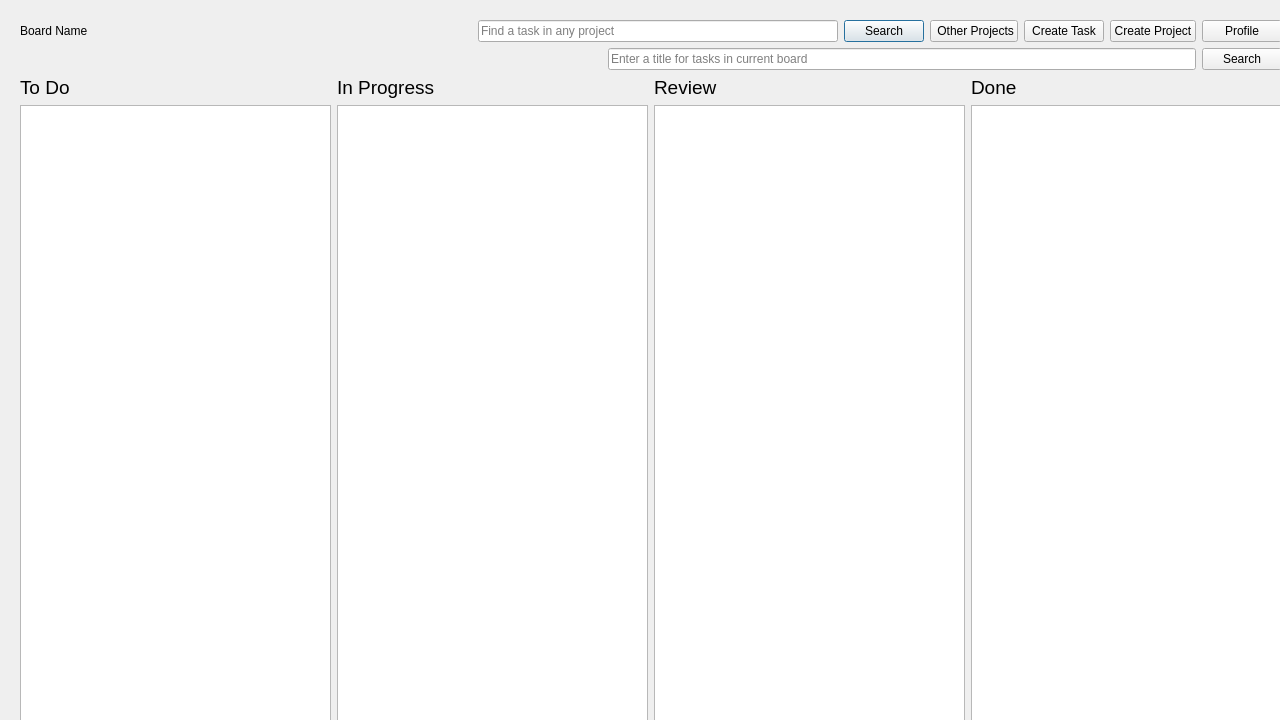
<?xml version="1.0" encoding="UTF-8"?>
<ui version="4.0">
 <class>MainDashboard</class>
 <widget class="QDialog" name="MainDashboard">
  <property name="geometry">
   <rect>
    <x>0</x>
    <y>0</y>
    <width>1280</width>
    <height>720</height>
   </rect>
  </property>
  <property name="minimumSize">
   <size>
    <width>1280</width>
    <height>720</height>
   </size>
  </property>
  <property name="windowTitle">
   <string>Dialog</string>
  </property>
  <layout class="QVBoxLayout" name="verticalLayout">
   <item>
    <widget class="QStackedWidget" name="stackedWidget">
     <property name="minimumSize">
      <size>
       <width>1280</width>
       <height>720</height>
      </size>
     </property>
     <widget class="QWidget" name="page">
      <property name="styleSheet">
       <string notr="true"/>
      </property>
      <layout class="QVBoxLayout" name="verticalLayout_6">
       <item>
        <layout class="QHBoxLayout" name="horizontalLayout">
         <item>
          <widget class="QLabel" name="BoardTitle">
           <property name="sizePolicy">
            <sizepolicy hsizetype="Preferred" vsizetype="Fixed">
             <horstretch>0</horstretch>
             <verstretch>0</verstretch>
            </sizepolicy>
           </property>
           <property name="text">
            <string>Board Name</string>
           </property>
          </widget>
         </item>
         <item>
          <spacer name="horizontalSpacer_2">
           <property name="orientation">
            <enum>Qt::Horizontal</enum>
           </property>
           <property name="sizeHint" stdset="0">
            <size>
             <width>40</width>
             <height>20</height>
            </size>
           </property>
          </spacer>
         </item>
         <item>
          <widget class="QLineEdit" name="SearchBar">
           <property name="minimumSize">
            <size>
             <width>0</width>
             <height>0</height>
            </size>
           </property>
           <property name="maximumSize">
            <size>
             <width>360</width>
             <height>16777215</height>
            </size>
           </property>
           <property name="placeholderText">
            <string>Find a task in any project</string>
           </property>
          </widget>
         </item>
         <item>
          <widget class="QPushButton" name="SearchBtn">
           <property name="text">
            <string>Search</string>
           </property>
          </widget>
         </item>
         <item>
          <widget class="QPushButton" name="OtherProjectsBtn">
           <property name="text">
            <string> Other Projects</string>
           </property>
          </widget>
         </item>
         <item>
          <widget class="QPushButton" name="CreateTask">
           <property name="text">
            <string>Create Task</string>
           </property>
          </widget>
         </item>
         <item>
          <widget class="QPushButton" name="CreateProjectBtn">
           <property name="text">
            <string>Create Project</string>
           </property>
          </widget>
         </item>
         <item>
          <widget class="QPushButton" name="ProfileBtn">
           <property name="text">
            <string>Profile</string>
           </property>
          </widget>
         </item>
        </layout>
       </item>
       <item>
        <layout class="QHBoxLayout" name="horizontalLayout_3">
         <item>
          <spacer name="horizontalSpacer">
           <property name="orientation">
            <enum>Qt::Horizontal</enum>
           </property>
           <property name="sizeHint" stdset="0">
            <size>
             <width>40</width>
             <height>20</height>
            </size>
           </property>
          </spacer>
         </item>
         <item>
          <widget class="QLineEdit" name="SearchCurrentBoard">
           <property name="maximumSize">
            <size>
             <width>1200</width>
             <height>16777215</height>
            </size>
           </property>
           <property name="placeholderText">
            <string>Enter a title for tasks in current board</string>
           </property>
          </widget>
         </item>
         <item>
          <widget class="QPushButton" name="SearchCurrentBtn">
           <property name="text">
            <string>Search</string>
           </property>
          </widget>
         </item>
        </layout>
       </item>
       <item>
        <layout class="QHBoxLayout" name="horizontalLayout_2">
         <item>
          <layout class="QVBoxLayout" name="verticalLayout_2">
           <item>
            <widget class="QLabel" name="ToDo">
             <property name="font">
              <font>
               <pointsize>14</pointsize>
              </font>
             </property>
             <property name="text">
              <string>To Do</string>
             </property>
            </widget>
           </item>
           <item>
            <widget class="QListWidget" name="TaskList">
             <property name="minimumSize">
              <size>
               <width>0</width>
               <height>500</height>
              </size>
             </property>
            </widget>
           </item>
          </layout>
         </item>
         <item>
          <layout class="QVBoxLayout" name="verticalLayout_3">
           <item>
            <widget class="QLabel" name="InProgress">
             <property name="font">
              <font>
               <pointsize>14</pointsize>
              </font>
             </property>
             <property name="text">
              <string>In Progress</string>
             </property>
            </widget>
           </item>
           <item>
            <widget class="QListWidget" name="InProgressList"/>
           </item>
          </layout>
         </item>
         <item>
          <layout class="QVBoxLayout" name="verticalLayout_4">
           <item>
            <widget class="QLabel" name="Review">
             <property name="font">
              <font>
               <pointsize>14</pointsize>
              </font>
             </property>
             <property name="text">
              <string>Review</string>
             </property>
            </widget>
           </item>
           <item>
            <widget class="QListWidget" name="ReviewList"/>
           </item>
          </layout>
         </item>
         <item>
          <layout class="QVBoxLayout" name="verticalLayout_5">
           <item>
            <widget class="QLabel" name="Done">
             <property name="font">
              <font>
               <pointsize>14</pointsize>
              </font>
             </property>
             <property name="text">
              <string>Done</string>
             </property>
            </widget>
           </item>
           <item>
            <widget class="QListWidget" name="DoneList"/>
           </item>
          </layout>
         </item>
        </layout>
       </item>
      </layout>
     </widget>
     <widget class="QWidget" name="page_2"/>
    </widget>
   </item>
  </layout>
 </widget>
 <resources/>
 <connections/>
</ui>
